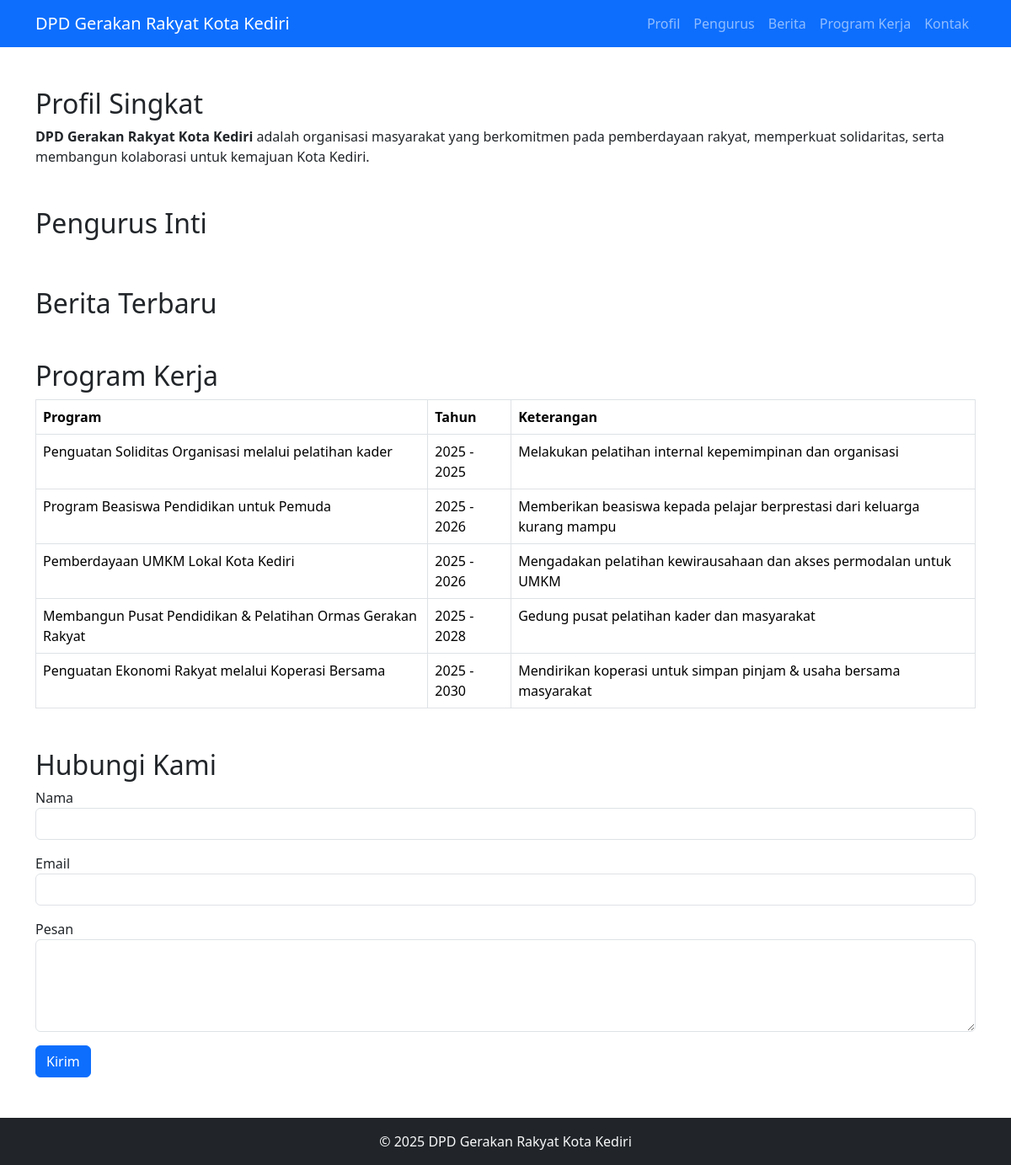
The app's page /home.php with its own data.
### tables this page shows
CREATE TABLE IF NOT EXISTS program_kerja (
    id INT AUTO_INCREMENT PRIMARY KEY,
    kategori ENUM('Jangka Pendek','Jangka Panjang') NOT NULL,
    program VARCHAR(255) NOT NULL,
    tahun_mulai YEAR NOT NULL,
    tahun_selesai YEAR NOT NULL,
    keterangan TEXT
);

### home.php (the view, shortened to what this page needs)
<?php
require 'config.php';
$program = $conn->query("SELECT * FROM program_kerja ORDER BY tahun_mulai ASC LIMIT 5");
?>
<!doctype html>
<html lang="id">
<head>
  <link href="https://cdn.jsdelivr.net/npm/bootstrap@5.3.2/dist/css/bootstrap.min.css" rel="stylesheet">
</head>
<body>
<nav class="navbar navbar-expand-lg navbar-dark bg-primary">
  <div class="container">
    <a class="navbar-brand" href="home.php">DPD Gerakan Rakyat Kota Kediri</a>
    <div class="collapse navbar-collapse" id="navPublic">
      <ul class="navbar-nav ms-auto">
        <li class="nav-item"><a class="nav-link" href="#profil">Profil</a></li>
        <li class="nav-item"><a class="nav-link" href="#pengurus">Pengurus</a></li>
        <li class="nav-item"><a class="nav-link" href="#berita">Berita</a></li>
        <li class="nav-item"><a class="nav-link" href="#program">Program Kerja</a></li>
        <li class="nav-item"><a class="nav-link" href="#kontak">Kontak</a></li>
      </ul>
    </div>
  </div>
</nav>
<div class="container my-5" id="profil">
  <h2>Profil Singkat</h2>
  <p>
    <b>DPD Gerakan Rakyat Kota Kediri</b> adalah organisasi masyarakat yang berkomitmen pada
    pemberdayaan rakyat, memperkuat solidaritas, serta membangun kolaborasi untuk
    kemajuan Kota Kediri.
  </p>
</div>
<div class="container my-5" id="pengurus">
  <h2>Pengurus Inti</h2>
</div>
<div class="container my-5" id="berita">
  <h2>Berita Terbaru</h2>
</div>
<div class="container my-5" id="program">
  <h2>Program Kerja</h2>
  <table class="table table-bordered">
    <thead><tr><th>Program</th><th>Tahun</th><th>Keterangan</th></tr></thead>
    <tbody>
    <?php while($r=$program->fetch_assoc()): ?>
      <tr>
        <td><?= htmlspecialchars($r['program']) ?></td>
        <td><?= $r['tahun_mulai'].' - '.$r['tahun_selesai'] ?></td>
        <td><?= htmlspecialchars($r['keterangan']) ?></td>
      </tr>
    <?php endwhile; ?>
    </tbody>
  </table>
</div>
<div class="container my-5" id="kontak">
  <h2>Hubungi Kami</h2>
  <form method="post">
    <div class="mb-3"><label>Nama</label><input type="text" name="nama" class="form-control" required></div>
    <div class="mb-3"><label>Email</label><input type="email" name="email" class="form-control" required></div>
    <div class="mb-3"><label>Pesan</label><textarea name="pesan" class="form-control" rows="4" required></textarea></div>
    <button type="submit" class="btn btn-primary">Kirim</button>
  </form>
</div>
<footer class="bg-dark text-light text-center py-3 mt-5">
  &copy; <?= date('Y') ?> DPD Gerakan Rakyat Kota Kediri
</footer>
</body>
</html>

### records on screen
program_kerja: program "Penguatan Soliditas Organisasi melalui pelatihan kader", tahun_mulai "2025", tahun_selesai "2025", keterangan "Melakukan pelatihan internal kepemimpinan dan organisasi"
program_kerja: program "Program Beasiswa Pendidikan untuk Pemuda", tahun_mulai "2025", tahun_selesai "2026", keterangan "Memberikan beasiswa kepada pelajar berprestasi dari keluarga kurang mampu"
program_kerja: program "Pemberdayaan UMKM Lokal Kota Kediri", tahun_mulai "2025", tahun_selesai "2026", keterangan "Mengadakan pelatihan kewirausahaan dan akses permodalan untuk UMKM"
program_kerja: program "Membangun Pusat Pendidikan & Pelatihan Ormas Gerakan Rakyat", tahun_mulai "2025", tahun_selesai "2028", keterangan "Gedung pusat pelatihan kader dan masyarakat"
program_kerja: program "Penguatan Ekonomi Rakyat melalui Koperasi Bersama", tahun_mulai "2025", tahun_selesai "2030", keterangan "Mendirikan koperasi untuk simpan pinjam & usaha bersama masyarakat"
